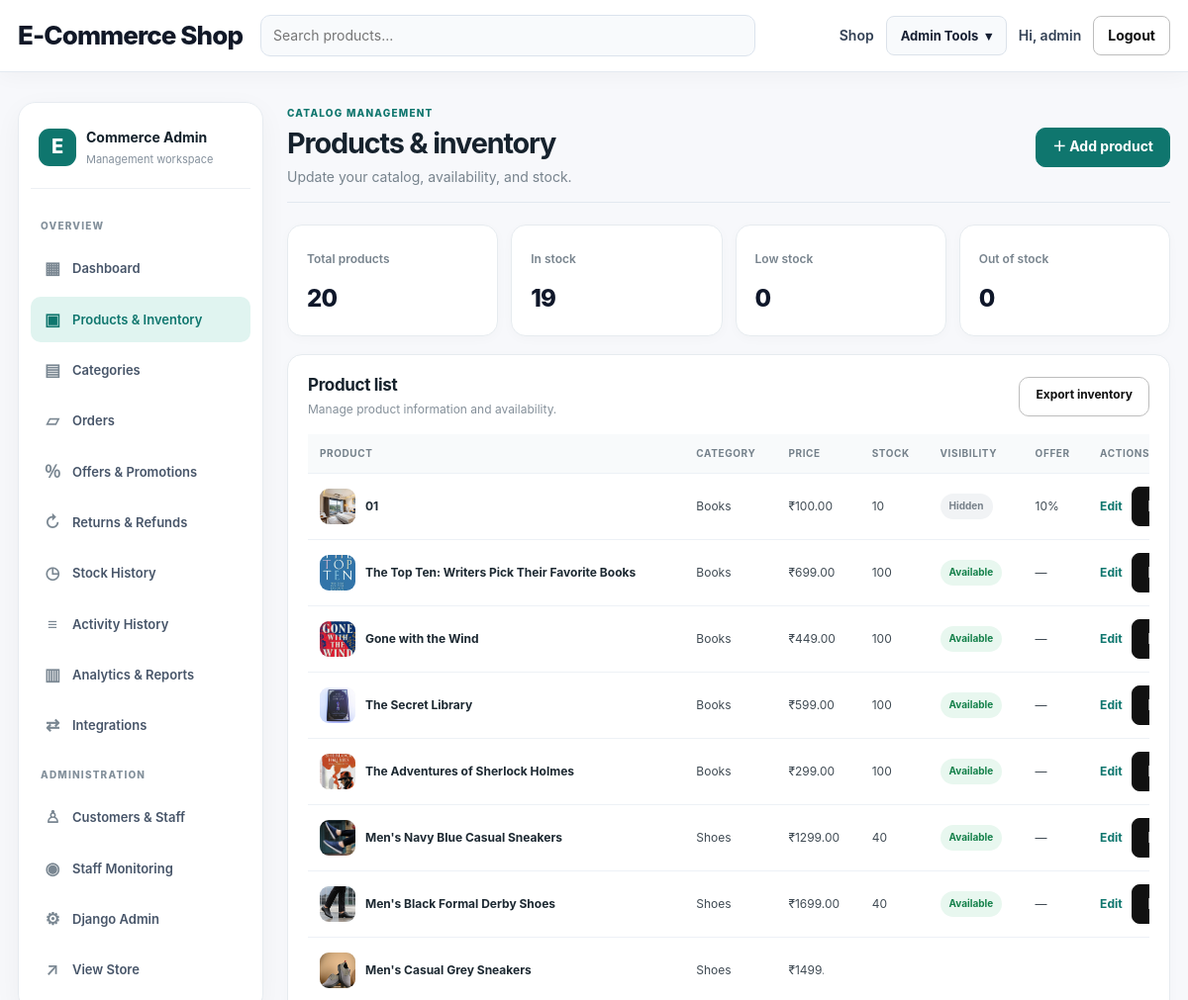
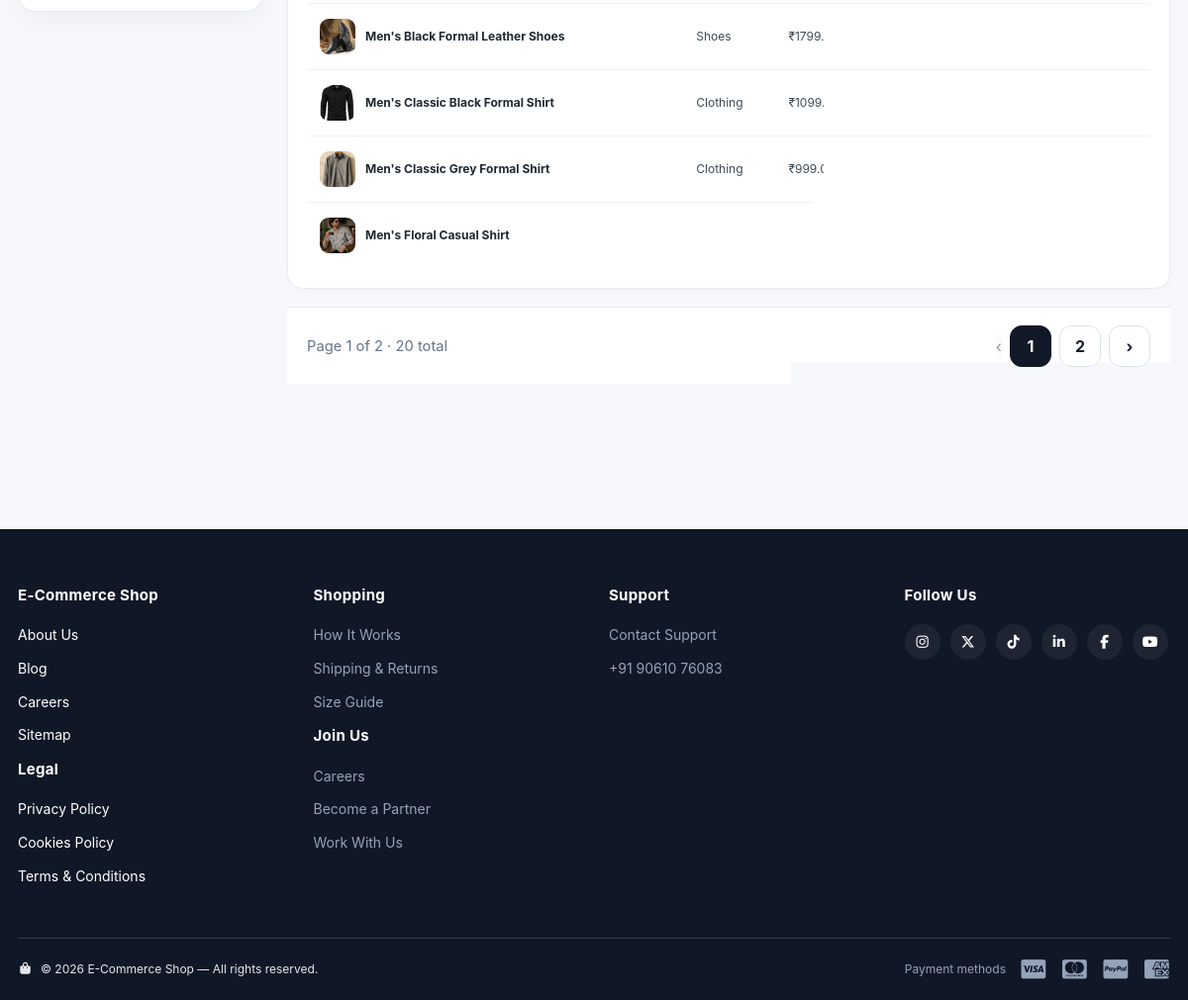
The page /dashboard/products/ (signed in) on the database its author committed (2 pictures, top to bottom).
### products/models.py (models this page shows, shortened)
class Product(models.Model):
    category = models.ForeignKey(
        Category,
        on_delete=models.CASCADE,
        related_name='products'
    )
    name = models.CharField(max_length=200)
    description = models.TextField()
    price = models.DecimalField(max_digits=10, decimal_places=2)
    discount_percent = models.PositiveSmallIntegerField(default=0)
    discount_ends_at = models.DateTimeField(null=True, blank=True)
    image = models.ImageField(upload_to='products/', blank=True, null=True)
    stock = models.PositiveIntegerField(default=0)
    is_available = models.BooleanField(default=True)
    is_returnable = models.BooleanField(default=False)
    is_replaceable = models.BooleanField(default=False)
    created_at = models.DateTimeField(auto_now_add=True)
    updated_at = models.DateTimeField(auto_now=True)
    vector_data = models.JSONField(default=dict, blank=True)
    rating_average = models.DecimalField(max_digits=3, decimal_places=2, default=0)
    rating_count = models.PositiveIntegerField(default=0)

class Category(models.Model):
    name = models.CharField(max_length=100)
    offer_percent = models.PositiveSmallIntegerField(default=0)
    offer_ends_at = models.DateTimeField(null=True, blank=True)

### dashboard/views.py (the view)
# urls.py: path('products/', views.dashboard_products, name='products'),
@staff_member_required
def dashboard_products(request):
    products = Product.objects.select_related('category').order_by('-created_at')
    page_obj = Paginator(products, 12).get_page(request.GET.get('page'))
    context = {
        'active': 'products',
        'products': page_obj.object_list,
        'page_obj': page_obj,
        'total_products': Product.objects.count(),
        'active_products': Product.objects.filter(is_available=True).count(),
        'in_stock_products': Product.objects.filter(is_available=True, stock__gt=5).count(),
        'low_stock_products_count': Product.objects.filter(is_available=True, stock__gt=0, stock__lte=5).count(),
        'out_of_stock_products': Product.objects.filter(stock=0).count(),
    }
    return render(request, 'dashboard/products.html', context)

### cart/context_processors.py (called while the page is built)
def cart_count(request):
    if not request.user.is_authenticated:
        return {'cart_count': 0}
    from .models import Cart
    cart = Cart.objects.filter(user=request.user).first()
    if not cart:
        return {'cart_count': 0}
    cart_items = cart.items.all()
    return {
        'cart_count': sum(item.quantity for item in cart_items),
        'cart_product_ids': list(cart_items.values_list('product_id', flat=True)),
    }

### storeextras/actor_context.py (called while the page is built)
    def __call__(self, request):
        token = _current_actor.set(getattr(request, 'user', None))
        try:
            return self.get_response(request)
        finally:
            _current_actor.reset(token)

### storeextras/templatetags/pagination_tags.py (called while the page is built)
@register.simple_tag
def pagination_query(request, page_number, page_key="page"):
    params = request.GET.copy()
    page_key = page_key or "page"
    params[page_key] = page_number
    return params.urlencode()

### templates/dashboard/products.html
{% extends "dashboard/base.html" %}
{% block dashboard_content %}<div class="section-head"><div><span class="dash-eyebrow">CATALOG MANAGEMENT</span><h1>Products & inventory</h1><p>Update your catalog, availability, and stock.</p></div><a class="btn btn-primary" href="{% url 'dashboard:product_add' %}">＋ Add product</a></div><div class="stat-cards"><div class="stat-card"><div class="stat-card-label">Total products</div><div class="stat-card-value">{{ total_products }}</div></div><div class="stat-card"><div class="stat-card-label">In stock</div><div class="stat-card-value">{{ in_stock_products }}</div></div><div class="stat-card"><div class="stat-card-label">Low stock</div><div class="stat-card-value">{{ low_stock_products_count }}</div></div><div class="stat-card"><div class="stat-card-label">Out of stock</div><div class="stat-card-value">{{ out_of_stock_products }}</div></div></div><div class="dash-panel"><div class="dash-panel-head"><div><h2>Product list</h2><p>Manage product information and availability.</p></div><a href="{% url 'storeextras:export_inventory_excel' %}" class="btn btn-outline">Export inventory</a></div><div class="table-scroll"><table class="dashboard-table"><thead><tr><th>Product</th><th>Category</th><th>Price</th><th>Stock</th><th>Visibility</th><th>Offer</th><th>Actions</th></tr></thead><tbody>{% for product in products %}<tr><td><div class="dash-product-name">{% if product.image %}<img src="{{ product.image.url }}" alt="">{% else %}<span class="dash-product-placeholder">▣</span>{% endif %}<span>{{ product.name }}</span></div></td><td>{{ product.category.name }}</td><td>₹{{ product.price }}</td><td>{% if product.stock <= 5 %}<span class="stock-warning">{{ product.stock }} left</span>{% else %}{{ product.stock }}{% endif %}</td><td><span class="dash-status {% if not product.is_available %}muted{% endif %}">{% if product.is_available %}Available{% else %}Hidden{% endif %}</span></td><td>{% if product.discount_percent %}{{ product.discount_percent }}%{% else %}—{% endif %}</td><td><div class="dash-actions"><a class="dash-table-link" href="{% url 'dashboard:product_edit' product.id %}">Edit</a><form method="post" action="{% url 'dashboard:product_toggle' product.id %}">{% csrf_token %}<button class="dash-small-button" type="submit">{% if product.is_available %}Hide{% else %}Publish{% endif %}</button></form><form method="post" action="{% url 'dashboard:product_delete' product.id %}" onsubmit="return confirm('Archive this product? Existing order history will be preserved.');">{% csrf_token %}<button class="dash-small-button danger" type="submit">Archive</button></form></div></td></tr>{% empty %}<tr><td colspan="7" class="dash-empty">No products found. Add your first product to get started.</td></tr>{% endfor %}</tbody></table></div></div>{% include "includes/pagination.html" with page_obj=page_obj %}
{% endblock %}

### templates/base.html (shortened to what this page needs)
{% load static %}
<!DOCTYPE html>
<html lang="en">
<head>
    <link rel="stylesheet" href="{% static 'css/style.css' %}?v=20261102_filtercard">
    <link rel="stylesheet" href="https://cdnjs.cloudflare.com/ajax/libs/font-awesome/7.0.1/css/all.min.css"
>
</head>
<body>
<header class="navbar">
    <div class="container nav-inner">
        <a class="brand" href="{% url 'products:home' %}">E-Commerce Shop</a>
        <form class="nav-search" method="get" action="{% url 'products:home' %}">
            <input type="search" name="q" placeholder="Search products..." value="{{ request.GET.q }}">
        </form>
        <nav class="nav-links">
            <a href="{% url 'products:home' %}">Shop</a>
            {% if user.is_authenticated %}
                {% if user.is_staff %}
                    <details class="nav-dropdown">
                        <summary aria-label="Open admin tools">Admin Tools <span aria-hidden="true">▾</span></summary>
                    </details>
                {% endif %}
                <a class="hide-mobile" href="{% url 'profile' %}">Hi, {{ user.username }}</a>
                <form method="post" action="{% url 'logout' %}" style="display:inline">
                    <button class="btn btn-outline" type="submit">Logout</button>
                </form>
            {% else %}
                <a href="{% url 'login' %}">Login</a>
                <a class="btn btn-primary" href="{% url 'register' %}">Sign Up</a>
            {% endif %}
        </nav>
    </div>
</header>
<main>
{% block content %}{% endblock %}
</main>
<footer class="site-footer">
    <div class="container footer-top">
        <div class="footer-col footer-white">
            <h4>E-Commerce Shop</h4>
            <a href="#">About Us</a>
            <a href="#">Blog</a>
            <a href="#">Careers</a>
            <a href="#">Sitemap</a>
            <h4 class="footer-subhead">Legal</h4>
            <a href="#">Privacy Policy</a>
            <a href="#">Cookies Policy</a>
            <a href="#">Terms &amp; Conditions</a>
        </div>
        <div class="footer-col">
            <h4>Shopping</h4>
            <a href="{% url 'products:home' %}">How It Works</a>
            <a href="#">Shipping &amp; Returns</a>
            <a href="#">Size Guide</a>
            <h4 class="footer-subhead">Join Us</h4>
            <a href="#">Careers</a>
            <a href="#">Become a Partner</a>
            <a href="#">Work With Us</a>
        </div>
        <div class="footer-col">
            <h4>Support</h4>
            <a href="#">Contact Support</a>
            <a href="#"> +91 90610 76083</a>
        </div>
        <div class="footer-col">
            <h4 class="footer-subhead">Follow Us</h4>
            <div class="footer-social">
                <a href="#" aria-label="Instagram"><i class="fa-brands fa-instagram"></i></a>
                <a href="#" aria-label="Twitter"><i class="fa-brands fa-x-twitter"></i></a>
                <a href="#" aria-label="TikTok"><i class="fa-brands fa-tiktok"></i></a>
                <a href="#" aria-label="LinkedIn"><i class="fa-brands fa-linkedin-in"></i></a>
                <a href="#" aria-label="Facebook"><i class="fa-brands fa-facebook-f"></i></a>
                <a href="#" aria-label="YouTube"><i class="fa-brands fa-youtube"></i></a>
            </div>
        </div>
    </div>
    <div class="container footer-bottom">
        <p class="footer-copyright">
            <i class="fa-solid fa-bag-shopping"></i>
            &copy; {% now "Y" %} E-Commerce Shop — All rights reserved.
        </p>
        <div class="footer-payments">
            <span class="footer-payments-label">Payment methods</span>
            <i class="fa-brands fa-cc-visa"></i>
            <i class="fa-brands fa-cc-mastercard"></i>
            <i class="fa-brands fa-cc-paypal"></i>
            <i class="fa-brands fa-cc-amex"></i>
        </div>
    </div>
</footer>
</body>
</html>

### rows shown on the page
Product: image (picture), name "01", category.name "Books", price "100.00", stock "10", is_available "Hidden", discount_percent "10"
Product: image (picture), name "The Top Ten: Writers Pick Their Favorite Books", category.name "Books", price "699.00", stock "100", is_available "Available"
Product: image (picture), name "Gone with the Wind", category.name "Books", price "449.00", stock "100", is_available "Available"
Product: image (picture), name "The Secret Library", category.name "Books", price "599.00", stock "100", is_available "Available"
Product: image (picture), name "The Adventures of Sherlock Holmes", category.name "Books", price "299.00", stock "100", is_available "Available"
Product: image (picture), name "Men's Navy Blue Casual Sneakers", category.name "Shoes", price "1299.00", stock "40", is_available "Available"
Product: image (picture), name "Men's Black Formal Derby Shoes", category.name "Shoes", price "1699.00", stock "40", is_available "Available"
Product: image (picture), name "Men's Casual Grey Sneakers", category.name "Shoes", price "1499.00"
Product: image (picture), name "Men's Black Formal Leather Shoes", category.name "Shoes", price "1799.00"
Product: image (picture), name "Men's Classic Black Formal Shirt", category.name "Clothing", price "1099.00"
Product: image (picture), name "Men's Classic Grey Formal Shirt", category.name "Clothing", price "999.00"
Product: image (picture), name "Men's Floral Casual Shirt"

### other values the page prints
{{ user.username }} "admin"
{{ total_products }} "20"
{{ in_stock_products }} "19"
{{ low_stock_products_count }} "0"
{{ out_of_stock_products }} "0"
{{ page_obj.number }} "1"
{{ page_obj.paginator.num_pages }} "2"
{{ page_obj.paginator.count }} "20"
{{ number }} "1"
{{ number }} "2"
